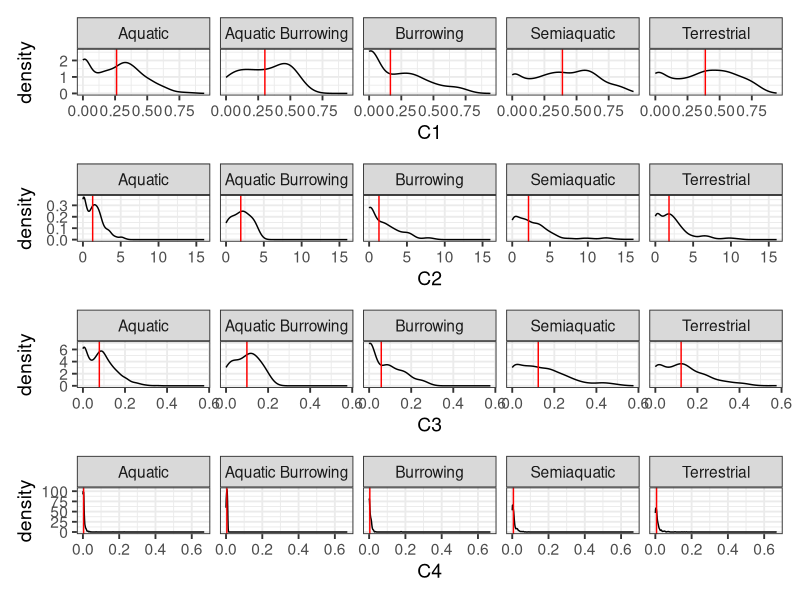
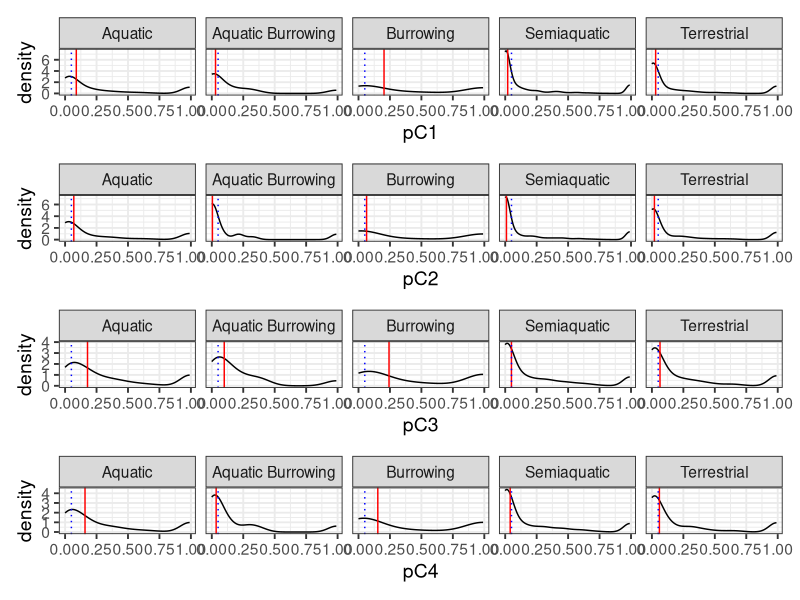
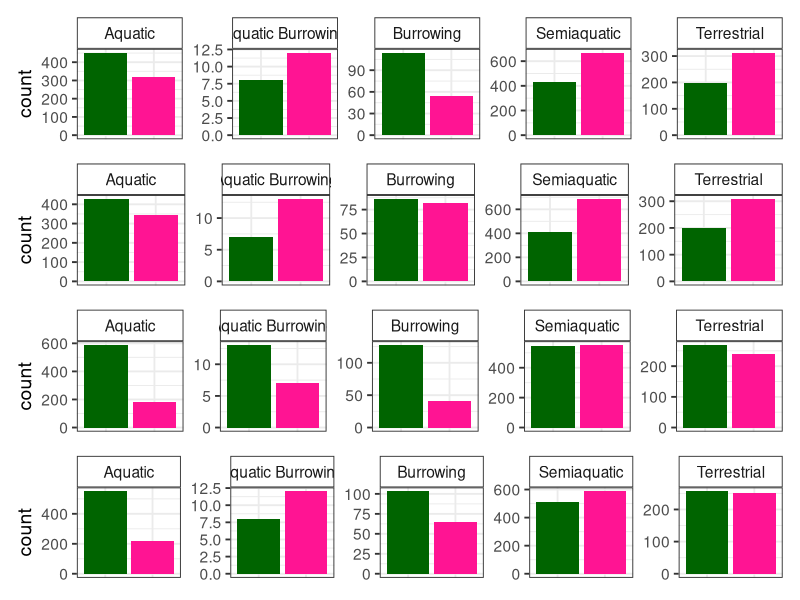
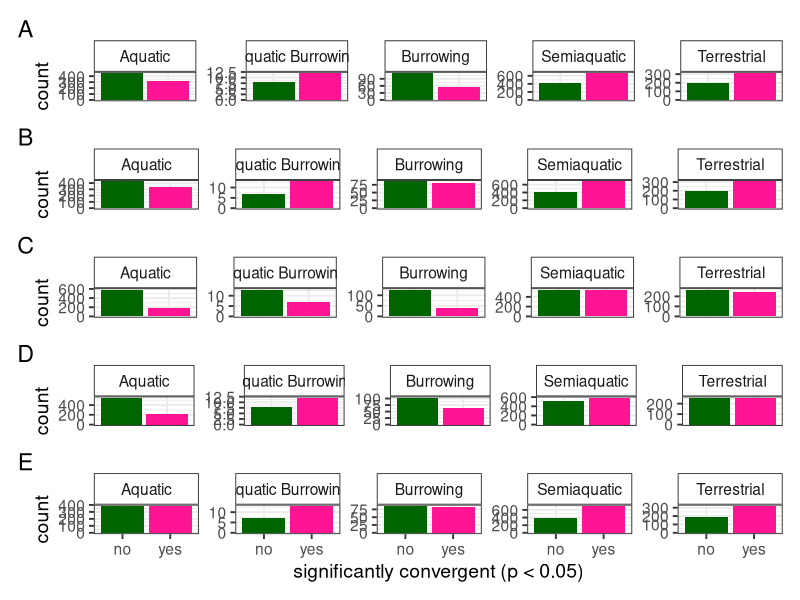

The R script that drew these images, in order: (Note: this script raises an error after producing the figures.)
# Phylogenetic convergence testing for linear data
# Stayton's distance-based metric
# Summaries from looping over all putative pairs of convergent taxa
# 2022
#-------------------------------------
# Load libraries
library(tidyverse)
library(patchwork)

remove_x <- 
  theme(axis.title.x=element_blank(),
        axis.text.x=element_blank(),
        axis.ticks.x=element_blank())

#------------------------------------------------------------
# Import results
#------------------------------------------------------------
results <- read_csv("outputs/Linear/Tables/convevol-results-pairs.csv") 

#------------------------------------------------------------
# Summaries
#------------------------------------------------------------  

sumDat <- 
  results %>%
  group_by(Habit) %>%
  summarise(across(C1:pC4, median))

results <- 
  results %>%
  mutate(converge1 = case_when(pC1 < 0.05 ~ "Yes", pC1 >= 0.05 ~ "No")) %>%
  mutate(converge2 = case_when(pC2 < 0.05 ~ "Yes", pC2 >= 0.05 ~ "No")) %>%
  mutate(converge3 = case_when(pC3 < 0.05 ~ "Yes", pC3 >= 0.05 ~ "No")) %>%
  mutate(converge4 = case_when(pC4 < 0.05 ~ "Yes", pC4 >= 0.05 ~ "No")) %>%
  mutate(overall = case_when(pC1 < 0.05 | pC2 < 0.05 | pC4 < 0.05 | pC4 < 0.05 ~ 1)) %>%
  mutate(overall = case_when(is.na(overall) ~ 0, !is.na(overall) ~ 1))

significant <- 
results %>%
  group_by(Habit) %>%
  summarise(yes = sum(overall),
            N = n(),
            no = N - yes,
            percent = yes/N * 100)
#------------------------------------------------------------
# Plots - C values
#------------------------------------------------------------  

c1 <-
  ggplot(results, aes(x = C1)) +
  geom_density() +
  geom_vline(data = sumDat, aes(xintercept = C1), colour = "red") +
  facet_wrap(~Habit, ncol = 5) +
  theme_bw((base_size = 14))

c2 <-
  ggplot(results, aes(x = C2)) +
  geom_density() +
  geom_vline(data = sumDat, aes(xintercept = C2), colour = "red") +
  facet_wrap(~Habit, ncol = 5) +
  theme_bw((base_size = 14))

c3 <-
  ggplot(results, aes(x = C3)) +
  geom_density() +
  geom_vline(data = sumDat, aes(xintercept = C3), colour = "red") +
  facet_wrap(~Habit, ncol = 5) +
  theme_bw((base_size = 14))

c4 <-
  ggplot(results, aes(x = C4)) +
  geom_density() +
  geom_vline(data = sumDat, aes(xintercept = C4), colour = "red") +
  facet_wrap(~Habit, ncol = 5) +
  theme_bw((base_size = 14))

# Plot them all
c1/c2/c3/c4  

#------------------------------------------------------------
# Plots - p values
#------------------------------------------------------------  

pc1 <-
  ggplot(results, aes(x = pC1)) +
  geom_density() +
  geom_vline(xintercept = 0.05, colour = "blue", lty = "dotted") +
  geom_vline(data = sumDat, aes(xintercept = pC1), colour = "red") +
  facet_wrap(~Habit, ncol = 5) +
  theme_bw((base_size = 14))

pc2 <-
  ggplot(results, aes(x = pC2)) +
  geom_density() +
  geom_vline(xintercept = 0.05, colour = "blue", lty = "dotted") +
  geom_vline(data = sumDat, aes(xintercept = pC2), colour = "red") +
  facet_wrap(~Habit, ncol = 5) +
  theme_bw((base_size = 14))

pc3 <-
  ggplot(results, aes(x = pC3)) +
  geom_density() +
  geom_vline(data = sumDat, aes(xintercept = pC3), colour = "red") +
  geom_vline(xintercept = 0.05, colour = "blue", lty = "dotted") +
  facet_wrap(~Habit, ncol = 5) +
  theme_bw((base_size = 14))

pc4 <-
  ggplot(results, aes(x = pC4)) +
  geom_density() +
  geom_vline(data = sumDat, aes(xintercept = pC4), colour = "red") +
  geom_vline(xintercept = 0.05, colour = "blue", lty = "dotted") +
  facet_wrap(~Habit, ncol = 5) +
  theme_bw((base_size = 14))

# Plot them all
pc1/pc2/pc3/pc4  

#------------------------------------------------------------
# Plots - converged
#------------------------------------------------------------  

con1 <-
  ggplot(results, aes(x = converge1, fill = converge1)) +
  geom_histogram(stat = "count") +
  facet_wrap(~Habit, ncol = 5, scales = "free_y") +
  theme_bw((base_size = 14))+
  scale_fill_manual(values = c("darkgreen", "deeppink")) +
  theme(strip.background = element_rect(fill = "white")) +
  scale_x_discrete(labels = c("no", "yes")) +
  theme(legend.position = "none") +
  remove_x

con2 <-
  ggplot(results, aes(x = converge2, fill = converge2)) +
  geom_histogram(stat = "count") +
  facet_wrap(~Habit, ncol = 5, scales = "free_y") +
  theme_bw((base_size = 14))+
  scale_fill_manual(values = c("darkgreen", "deeppink")) +
  theme(strip.background = element_rect(fill = "white")) +
  scale_x_discrete(labels = c("no", "yes")) +
  theme(legend.position = "none") +
  remove_x

con3 <-
  ggplot(results, aes(x = converge3, fill = converge3)) +
  geom_histogram(stat = "count") +
  facet_wrap(~Habit, ncol = 5, scales = "free_y") +
  theme_bw((base_size = 14))+
  scale_fill_manual(values = c("darkgreen", "deeppink")) +
  theme(strip.background = element_rect(fill = "white")) +
  scale_x_discrete(labels = c("no", "yes")) +
  theme(legend.position = "none") +
  remove_x

con4 <-
  ggplot(results, aes(x = converge4, fill = converge4)) +
  geom_histogram(stat = "count") +
  facet_wrap(~Habit, ncol = 5, scales = "free_y") +
  theme_bw((base_size = 14)) +
  scale_fill_manual(values = c("darkgreen", "deeppink")) +
  theme(strip.background = element_rect(fill = "white")) +
  scale_x_discrete(labels = c("no", "yes")) +
  theme(legend.position = "none") +
  remove_x

# Plot them all
con1/con2/con3/con4  

#--------------------------------------------------
# Overall results
#--------------------------------------------------
all <-
  ggplot(results, aes(x = as.character(overall), fill = as.character(overall))) +
  geom_histogram(stat = "count") +
  facet_wrap(~Habit, ncol = 5, scales = "free_y") +
  theme_bw((base_size = 14)) +
  scale_fill_manual(values = c("darkgreen", "deeppink")) +
  theme(strip.background = element_rect(fill = "white")) +
  scale_x_discrete(labels = c("no", "yes")) +
  theme(legend.position = "none") +
  xlab("significantly convergent (p < 0.05)")

# Plot them all
con1/con2/con3/con4/all + plot_annotation(tag_levels = "A") 

  


ggplot(significant, aes(y = percent, x = Habit, fill = )) + 
  geom_col(alpha = 0.8) +
  scale_fill_manual(values = cbPalette[c(3,5)]) +
  coord_flip() +
  theme_bw(base_size = 14) +
  ylab("coverage (%)") +
  theme(legend.position = "none") +
  remove_y +
  remove_x
